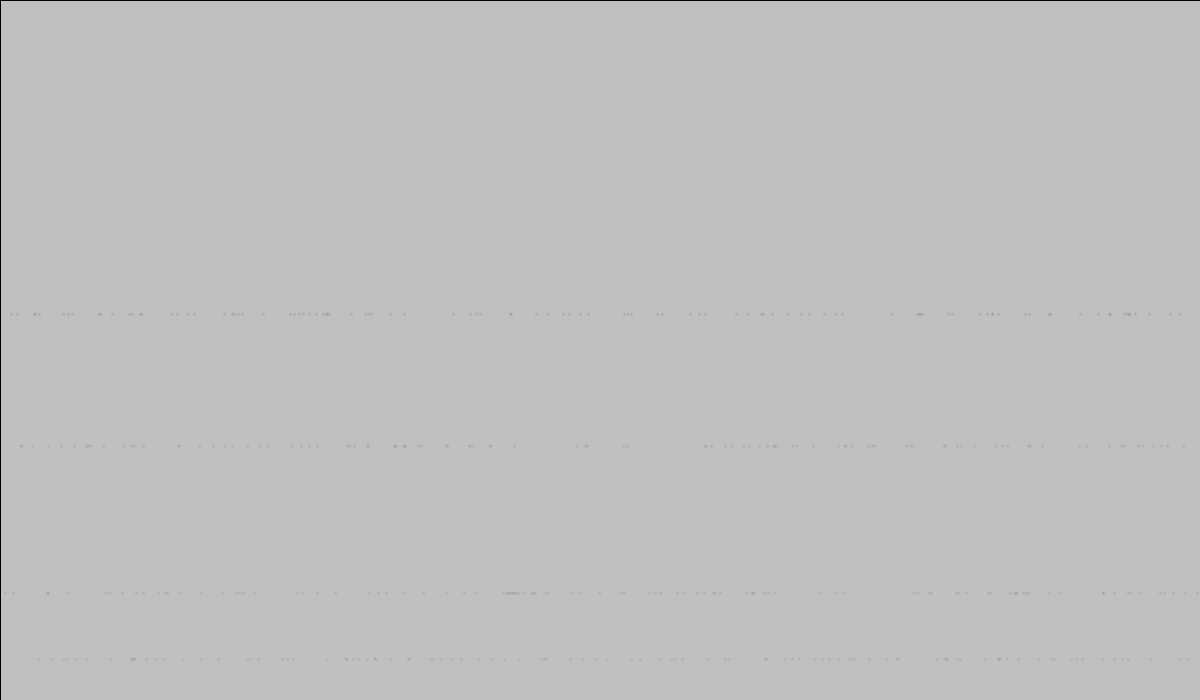
Frame 1 (no input)
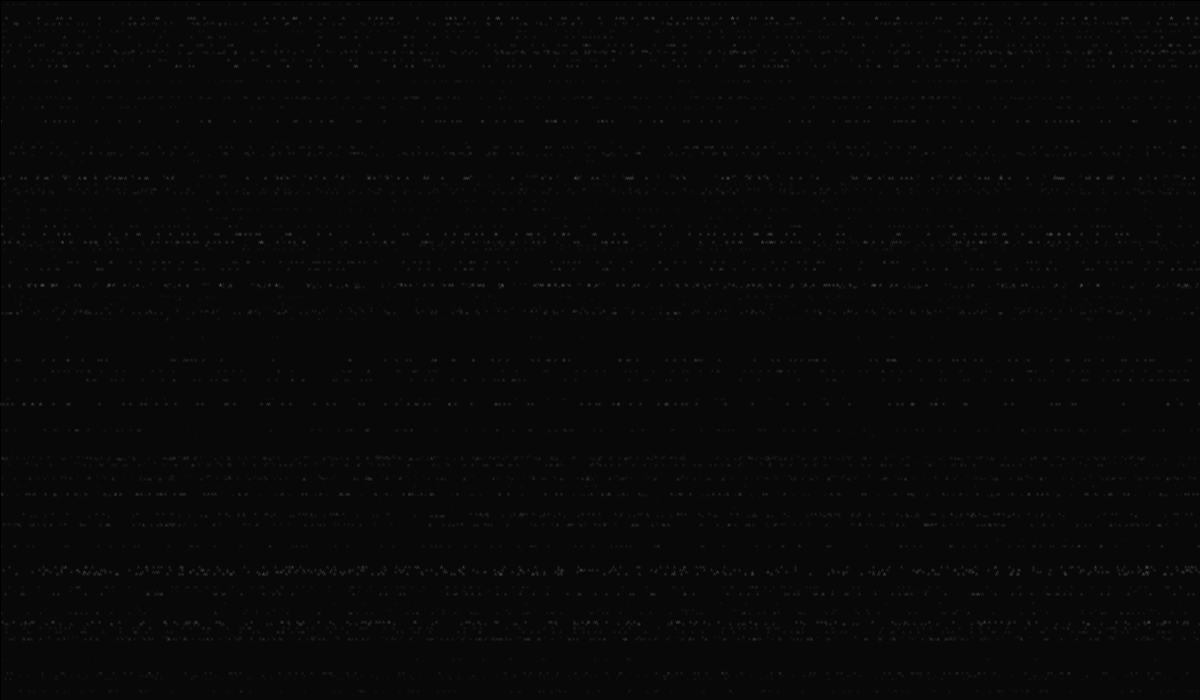
Frame 60 (the mouse pressed at the canvas centre just before this capture)
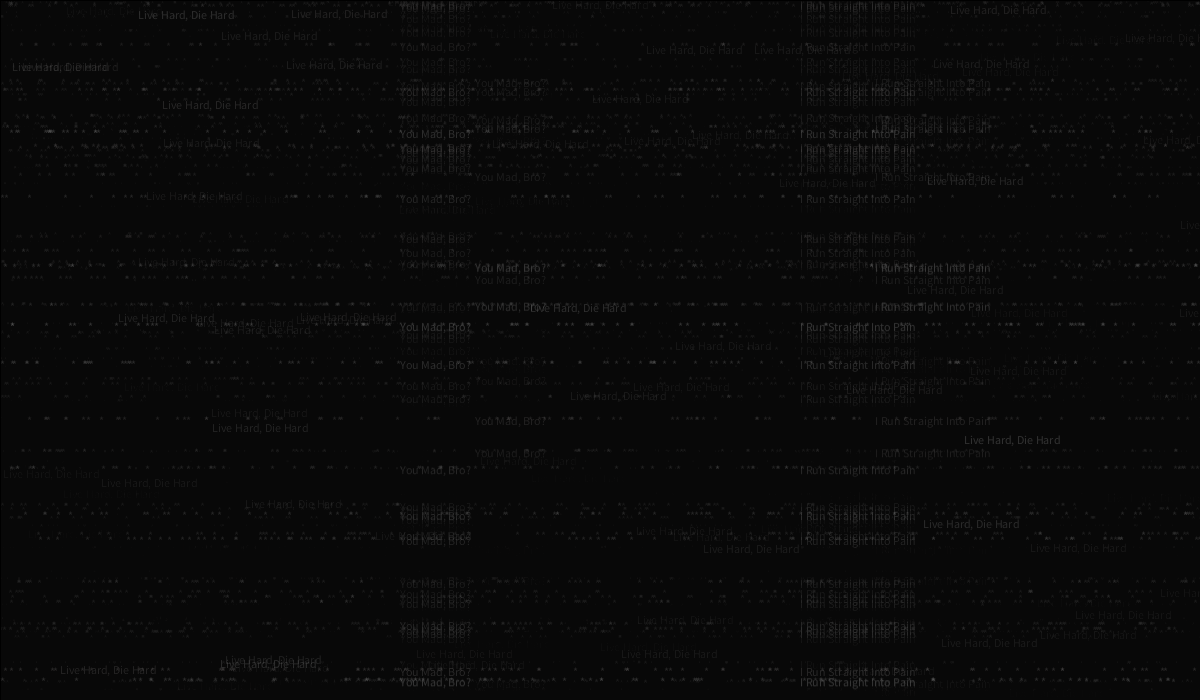
Frame 120 (the mouse held since frame 60 and released just before this capture)

The Processing sketch that drew these frames (run headless with seeded random() and noise(); from frame 60 on, the mouse is pressed at the canvas centre):

// Processing sketch: processing_42313
// ── processing_42313.pde

//by Michael Yu

swag a, b, c, d, e;

void setup()
{
  size(1200, 700);
  smooth();

}

void draw()
{
  fill(0, 15);
  rect(0, 0, 1200, 700);
  a = new swag();
  a.x = mouseX;
  a.y = random(0,700);
  a.o = random(50, 100);
  a.r = 118;
  a.g = 117;
  a.b = 117;
  
  b = new swag();
  b.x = mouseX+75;
  b.y = random(0,700);
  b.o = random(50, 100);
  b.r = 118;
  b.g = 117;
  b.b = 117;
  
  c = new swag();
  c.x = mouseX;
  c.y = random(0,700);
  c.o = random(50, 100);
  c.r = 118;
  c.g = 117;
  c.b = 117;
  
  d = new swag();
  d.x = mouseX;
  d.y = random(0,700);
  d.o = random(50, 100);
  d.r = 118;
  d.g = 117;
  d.b = 117;
  
  a.show();
  b.show();
  c.show();
  d.show();
}

class swag
{
  float x, y, r, g, b, o, text1;
  
  void show()
{
  fill(r, g, b, o);
  if(mousePressed==true)
  {
  text("Live Hard, Die Hard",random(0,1200),random(0,700));
  text("I Run Straight Into Pain",x+200,y);
  text("You Mad, Bro?",x-200,y);
  }
  for(int i=0; i<100; i=i+1)
  {
   text("*",x+random(0,1200),y);
   text("*",x-random(0,1200),y);
   
  }
  
  
}

}
